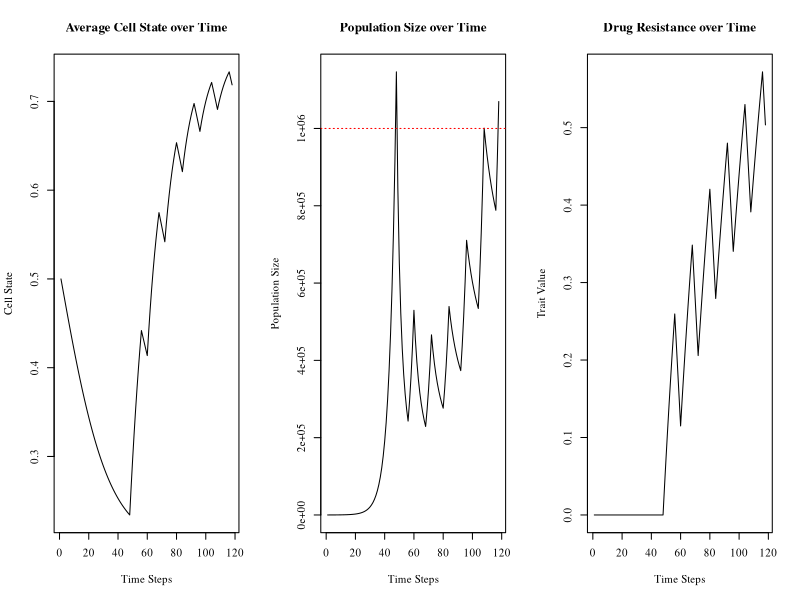

R code for this plot:
#Code written by Anuraag Bukkuri, expanded from code provided in "Advancing population ecology with integral projection models: a practical guide" - Merow et al 2013

params = data.frame(
  txon = FALSE,
  endtx = 1000)

pausetx=0
varG = .05
varF = .05
lexp = 1.5 
beta = 1.5 
evolv = 1 
natd = .01*evolv
bex = -.6
bex1 = -.2 
baser = .3 
dose = .7 

ti = 0
vpar1 = .01
vpar2 = .3
vpar3 = .4
plotstop = 0
starttx=0
min = 0
max = 1
n = 100
tol = 1e-8
bc = min + c(0:n) * (max - min)/n
y = 0.5 * (bc[1:n] + bc[2:(n+1)])
h = y[2] - y[1]

Nt = rnorm(n,.5,0)
sim_steps = params$endtx-1
v = 0

popsize = vector(,sim_steps)
evoldyn = vector(,sim_steps)
avgtemp = vector(,length(y))
avgplot = vector(,sim_steps)

for (i in 1:sim_steps) {
  
  total_cells = sum(Nt)
  Ntnorm = Nt / total_cells
  popsize[i] = total_cells
  evoldyn[i] = v
  for (j in 1:length(y)) {avgtemp[j] = y[j] * Ntnorm[j]}
  avgcell = sum(avgtemp)
  avgplot[i] = avgcell
  
  if (i>=48 && i>=pausetx+4 && params$txon==FALSE){starttx=i
  params$txon=TRUE} 
  
  if ((params$txon==TRUE && i>=starttx+8)){params$txon=FALSE
  pausetx=i} 

  if ((total_cells>popsize[i-1] && params$txon==TRUE && ti==0 && i>starttx||total_cells<10)){ti=i} 
  
  if ((total_cells>1e6 && i>starttx+3||total_cells<10)){plotstop=i
  break} 
  
  if (params$txon==TRUE) {m=dose}
  else {m=0}
  
  l.x = function(x, params) {exp(lexp*x)}
  
  b.x = function(x, params) {baser*exp(bex*x+bex1*v)}
  
  s.x = function(x, params) {
    return(1-natd-m/(l.x(x,params=params)+beta*v))}
  
  s.x2 = function(x, params) {
    return(1-natd-m/(l.x(x,params=params)+beta*(v+.00001)))}
  
  g.yx = function(xp, x, params) {dnorm(xp,mean=x,sd= varG)}
  
  f.yx = function(xp, x, params) {dnorm(xp,mean=x,sd= varF)}
  
  dsdv <-outer(y, y, function(xp,x,params) {beta*m/(beta*v+exp(lexp*x))^2}, params=params)
  dbdv <-outer(y, y, function(xp,x,params) {baser*bex1*exp(bex*x + bex1*v)}, params=params)
  
  dkds <-outer(y, y, function(xp,x,params) {g.yx(xp,x,params)},params=params)
  dkdb <-outer(y, y, function(xp,x,params) {f.yx(xp,x,params)},params=params)
  
  F = h*outer(y, y, f.yx, params=params)
  B = b.x(y, params=params)
  G = h*outer(y, y, g.yx, params=params)
  S = s.x(y, params=params)
  Q = F
  P = G
  for (j in 1:n) {
    Q[, j] = F[, j] * B[j]
    P[, j] = G[, j] * S[j]
  }
  
  #Low state eviction
  for (j in 1:(n / 2)) {
    F[1, j] <- F[1, j] + 1 - sum(F[, j])
    Q[, j] <- F[, j] * B[j]
    G[1, j] <- G[1, j] + 1 - sum(G[, j])
    P[, j] <- G[, j] * S[j]
  }
  
  #High state eviction
  for (j in (n / 2 + 1):n) {
    F[n, j] <- F[n, j] + 1 - sum(F[, j])
    Q[, j] <- F[, j] * B[j]
    G[n, j] <- G[n, j] + 1 - sum(G[, j])
    P[, j] <- G[, j] * S[j]
  }
  
  K = P + Q
  Nt1 = K %*% Nt
  Nt = Nt1
  
  lam <- abs(eigen(K)$values[1])
  w.eigen <- abs(eigen(K)$vectors[, 1])
  stable.dist <- w.eigen/sum(w.eigen)
  v.eigen <- abs(eigen(t(K))$vectors[, 1])
  repro.val <- v.eigen/v.eigen[1]
  v.dot.w = sum(stable.dist * repro.val) * h
  sens = outer(repro.val, stable.dist)/v.dot.w
  
  sensv <- sum(sens*(dkds*dsdv+dkdb*dbdv)) * h ^ 2
  v <- v + evolv * sum(sensv) / lam
  if(v<0){v=0}
}

par(mfrow = c(1, 3))
plot(avgplot[-c(plotstop+1:params$endtx)],xlab = "Time Steps",ylab='Cell State',type = 'l',main = 'Average Cell State over Time',family='serif')
plot(popsize[-c(plotstop+1:params$endtx)],xlab = "Time Steps",ylab = 'Population Size',main = 'Population Size over Time',type = 'l',family='serif')
abline(h=1e6,col='red',lty=3)
plot(evoldyn[-c(plotstop+1:params$endtx)],xlab = "Time Steps",ylab = 'Trait Value',main = 'Drug Resistance over Time',type = 'l',family='serif')
